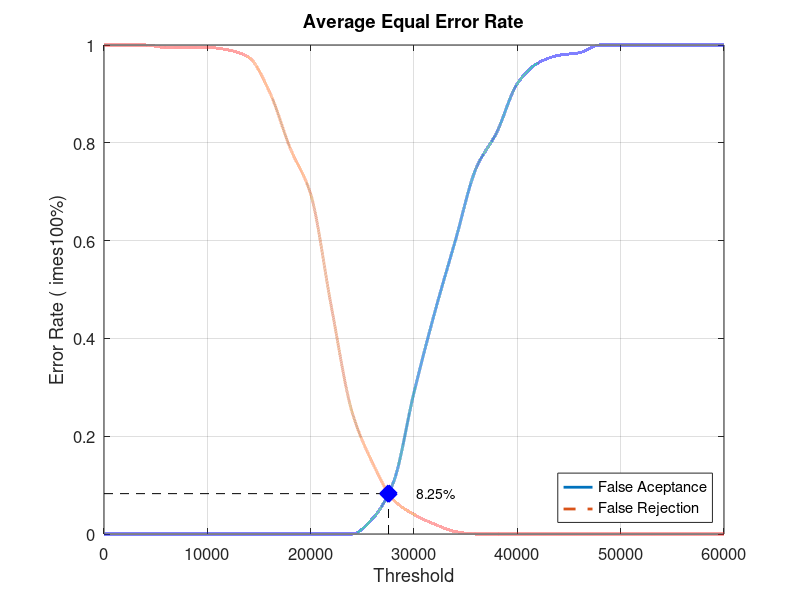
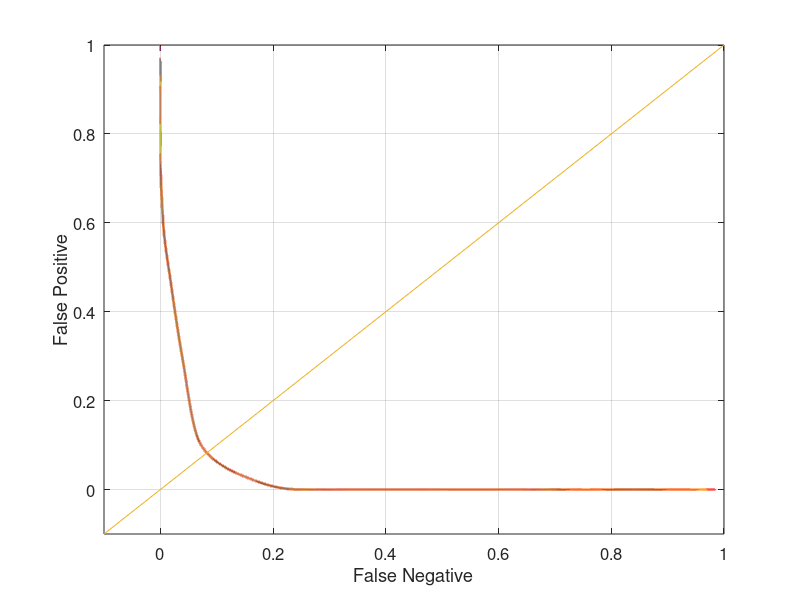

Reproduce these figures in MATLAB, in order.
close all;
clear;
clc;
x = 0:2000:60000;
xq = 0:0.5:60000;

y0 = [0 0 0 0 0 0 0 0 0 0 0 0 0 0.0315789 0.105263 0.289474 0.452632 0.6 0.747368 0.821053 0.921053 0.963158 0.978947 0.984211 1 1 1 1 1 1 1]
yy0 = interp1(x, y0, xq, 'pchip');
y1 = [1 1 1 0.995 0.995 0.995 0.99 0.975 0.905 0.79 0.695 0.465 0.25 0.145 0.07 0.04 0.02 0.005 0 0 0 0 0 0 0 0 0 0 0 0 0]
yy1 = interp1(x, y1, xq, 'pchip');

% Calculating EER: 
y2 = abs(y0 - y1);
find(y2 == min(y2))
yy2 = abs(yy0 - yy1);
xEER = find(yy2 == min(yy2));
xEERIndex = xq(xEER) % X-axis EER
yEER = yy0(xEER) % Y-axis EER

main = figure
plot(xq, yy0,'-','LineWidth', 2);	hold on
plot(xq, yy1,'--','LineWidth', 2);	hold on
plot([xEERIndex xEERIndex], [0 yEER], 'k--');	hold on
plot([0 xEERIndex], [yEER yEER], 'k--');	hold on
plot(xEERIndex, yEER, 'bx', 'LineWidth', 10);	hold on
text(xEERIndex + 10 * xEERIndex / 100, yEER, [num2str(round((10000 * yEER)) / 100) '%'])
legend('False Aceptance', 'False Rejection', 'Location', 'SouthEast')
xlabel('Threshold')
ylabel('Error Rate (	imes100%)')
title('Average Equal Error Rate')
set(gca, 'FontSize', 12)
axis([0 60000 0 1])
grid on

print(main, 'Database4_3Main', '-dpng');
FNRxFPR = figure('Color', [1 1 1]);
plot(yy1, yy0, '-', yy1, yy0, 'LineWidth', 2);
hold on
y = -0.1:0.1:1
plot(y, y); 
set(gca, 'FontSize', 12)
xlabel('False Negative')
ylabel('False Positive')
axis([-0.1 1 -0.1 1])
set(gca, 'FontSize', 12)
grid on

print(FNRxFPR, 'Database4_3FNRxFPR','-dpng');
